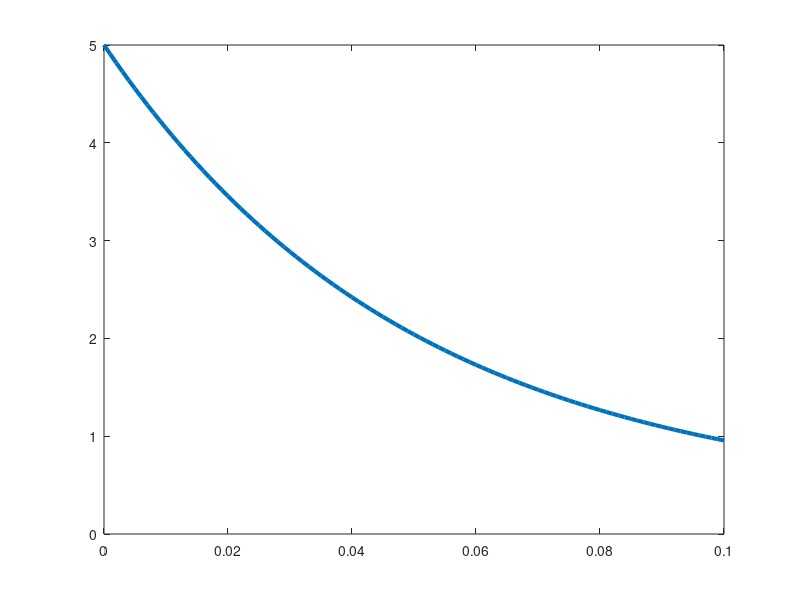

Source code (MATLAB):
f = @(y, t) -20*y + 7*exp(-0.5*t)
h = 0.001;
t = 0:h:0.1;
y = zeros(size(t));
y(1) = 5;

for i = 2:length(t)
  y(i) = y(i-1) + h*f(y(i-1), t(i-1));
end
plot(t,y,'LineWidth', 3);
